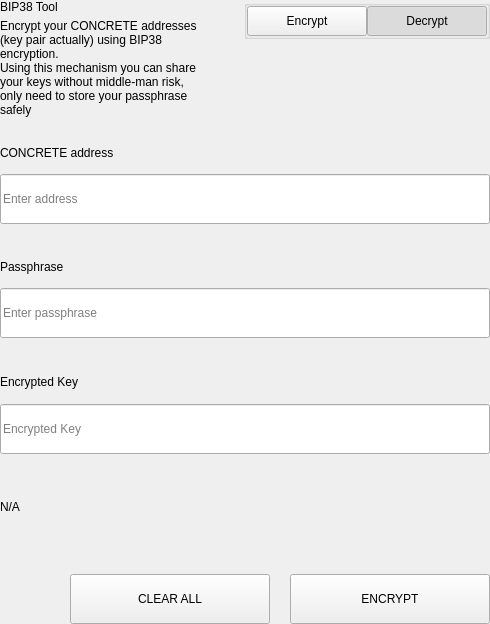
<?xml version="1.0" encoding="UTF-8"?>
<ui version="4.0">
 <class>SettingsBitToolWidget</class>
 <widget class="QWidget" name="SettingsBitToolWidget">
  <property name="geometry">
   <rect>
    <x>0</x>
    <y>0</y>
    <width>490</width>
    <height>624</height>
   </rect>
  </property>
  <property name="windowTitle">
   <string>Form</string>
  </property>
  <layout class="QVBoxLayout" name="verticalLayout">
   <property name="spacing">
    <number>0</number>
   </property>
   <property name="leftMargin">
    <number>0</number>
   </property>
   <property name="topMargin">
    <number>0</number>
   </property>
   <property name="rightMargin">
    <number>0</number>
   </property>
   <property name="bottomMargin">
    <number>0</number>
   </property>
   <item>
    <widget class="QWidget" name="left" native="true">
     <layout class="QVBoxLayout" name="verticalLayout_3">
      <property name="leftMargin">
       <number>0</number>
      </property>
      <property name="topMargin">
       <number>0</number>
      </property>
      <property name="rightMargin">
       <number>0</number>
      </property>
      <property name="bottomMargin">
       <number>0</number>
      </property>
      <item>
       <layout class="QVBoxLayout" name="verticalLayout_2">
        <property name="spacing">
         <number>0</number>
        </property>
        <item>
         <layout class="QHBoxLayout" name="horizontalLayout_3" stretch="3,1">
          <property name="spacing">
           <number>40</number>
          </property>
          <item>
           <layout class="QVBoxLayout" name="verticalLayoutTitle">
            <property name="spacing">
             <number>5</number>
            </property>
            <item>
             <widget class="QLabel" name="labelTitle">
              <property name="text">
               <string>BIP38 Tool</string>
              </property>
             </widget>
            </item>
            <item>
             <widget class="QLabel" name="labelSubtitle1">
              <property name="text">
               <string>Encrypt your CONCRETE addresses (key pair actually) using BIP38 encryption.
Using this mechanism you can share your keys without middle-man risk, only need to store your passphrase safely</string>
              </property>
              <property name="wordWrap">
               <bool>true</bool>
              </property>
             </widget>
            </item>
           </layout>
          </item>
          <item alignment="Qt::AlignTop">
           <widget class="QGroupBox" name="groupBox">
            <property name="title">
             <string/>
            </property>
            <property name="alignment">
             <set>Qt::AlignLeading|Qt::AlignLeft|Qt::AlignTop</set>
            </property>
            <layout class="QHBoxLayout" name="horizontalLayout_4">
             <property name="spacing">
              <number>0</number>
             </property>
             <property name="leftMargin">
              <number>0</number>
             </property>
             <property name="topMargin">
              <number>0</number>
             </property>
             <property name="rightMargin">
              <number>0</number>
             </property>
             <property name="bottomMargin">
              <number>0</number>
             </property>
             <item>
              <spacer name="horizontalSpacer">
               <property name="orientation">
                <enum>Qt::Horizontal</enum>
               </property>
               <property name="sizeHint" stdset="0">
                <size>
                 <width>40</width>
                 <height>20</height>
                </size>
               </property>
              </spacer>
             </item>
             <item>
              <widget class="QPushButton" name="pushLeft">
               <property name="minimumSize">
                <size>
                 <width>120</width>
                 <height>30</height>
                </size>
               </property>
               <property name="maximumSize">
                <size>
                 <width>120</width>
                 <height>30</height>
                </size>
               </property>
               <property name="focusPolicy">
                <enum>Qt::NoFocus</enum>
               </property>
               <property name="text">
                <string>Encrypt</string>
               </property>
               <property name="checkable">
                <bool>true</bool>
               </property>
               <property name="autoExclusive">
                <bool>true</bool>
               </property>
              </widget>
             </item>
             <item>
              <widget class="QPushButton" name="pushRight">
               <property name="minimumSize">
                <size>
                 <width>120</width>
                 <height>30</height>
                </size>
               </property>
               <property name="maximumSize">
                <size>
                 <width>120</width>
                 <height>30</height>
                </size>
               </property>
               <property name="focusPolicy">
                <enum>Qt::NoFocus</enum>
               </property>
               <property name="text">
                <string>Decrypt</string>
               </property>
               <property name="checkable">
                <bool>true</bool>
               </property>
               <property name="checked">
                <bool>true</bool>
               </property>
               <property name="autoExclusive">
                <bool>true</bool>
               </property>
              </widget>
             </item>
            </layout>
           </widget>
          </item>
         </layout>
        </item>
        <item>
         <widget class="QStackedWidget" name="stackedWidget">
          <property name="currentIndex">
           <number>1</number>
          </property>
          <widget class="QWidget" name="pageDecrypt">
           <layout class="QVBoxLayout" name="verticalLayout_5">
            <property name="spacing">
             <number>0</number>
            </property>
            <property name="leftMargin">
             <number>0</number>
            </property>
            <property name="topMargin">
             <number>0</number>
            </property>
            <property name="rightMargin">
             <number>0</number>
            </property>
            <property name="bottomMargin">
             <number>0</number>
            </property>
            <item>
             <widget class="QWidget" name="widget" native="true">
              <property name="minimumSize">
               <size>
                <width>0</width>
                <height>100</height>
               </size>
              </property>
              <layout class="QVBoxLayout" name="verticalLayout_4">
               <property name="spacing">
                <number>0</number>
               </property>
               <property name="leftMargin">
                <number>0</number>
               </property>
               <property name="topMargin">
                <number>0</number>
               </property>
               <property name="rightMargin">
                <number>0</number>
               </property>
               <property name="bottomMargin">
                <number>0</number>
               </property>
               <item>
                <spacer name="verticalSpacer_2">
                 <property name="orientation">
                  <enum>Qt::Vertical</enum>
                 </property>
                 <property name="sizeType">
                  <enum>QSizePolicy::Fixed</enum>
                 </property>
                 <property name="sizeHint" stdset="0">
                  <size>
                   <width>20</width>
                   <height>20</height>
                  </size>
                 </property>
                </spacer>
               </item>
               <item>
                <layout class="QHBoxLayout" name="horizontalLayout_6" stretch="2">
                 <property name="spacing">
                  <number>0</number>
                 </property>
                 <item>
                  <layout class="QVBoxLayout" name="verticalLayout_7">
                   <property name="spacing">
                    <number>9</number>
                   </property>
                   <item>
                    <widget class="QLabel" name="labelSubtitleKey">
                     <property name="minimumSize">
                      <size>
                       <width>0</width>
                       <height>20</height>
                      </size>
                     </property>
                     <property name="maximumSize">
                      <size>
                       <width>16777215</width>
                       <height>20</height>
                      </size>
                     </property>
                     <property name="text">
                      <string>Encrypted key</string>
                     </property>
                    </widget>
                   </item>
                   <item>
                    <widget class="QLineEdit" name="lineEditKey">
                     <property name="minimumSize">
                      <size>
                       <width>0</width>
                       <height>50</height>
                      </size>
                     </property>
                     <property name="maximumSize">
                      <size>
                       <width>16777215</width>
                       <height>50</height>
                      </size>
                     </property>
                     <property name="placeholderText">
                      <string>Enter a encrypted key</string>
                     </property>
                    </widget>
                   </item>
                  </layout>
                 </item>
                </layout>
               </item>
               <item>
                <spacer name="verticalSpacer_3">
                 <property name="orientation">
                  <enum>Qt::Vertical</enum>
                 </property>
                 <property name="sizeType">
                  <enum>QSizePolicy::Fixed</enum>
                 </property>
                 <property name="sizeHint" stdset="0">
                  <size>
                   <width>20</width>
                   <height>20</height>
                  </size>
                 </property>
                </spacer>
               </item>
               <item>
                <layout class="QVBoxLayout" name="verticalLayout_9">
                 <property name="spacing">
                  <number>9</number>
                 </property>
                 <item>
                  <widget class="QLabel" name="labelSubtitlePassphrase">
                   <property name="maximumSize">
                    <size>
                     <width>16777215</width>
                     <height>20</height>
                    </size>
                   </property>
                   <property name="text">
                    <string>Passphrase</string>
                   </property>
                  </widget>
                 </item>
                 <item>
                  <widget class="QLineEdit" name="lineEditPassphrase">
                   <property name="minimumSize">
                    <size>
                     <width>0</width>
                     <height>50</height>
                    </size>
                   </property>
                   <property name="maximumSize">
                    <size>
                     <width>16777215</width>
                     <height>50</height>
                    </size>
                   </property>
                   <property name="placeholderText">
                    <string>Enter a passphrase</string>
                   </property>
                  </widget>
                 </item>
                </layout>
               </item>
               <item>
                <spacer name="verticalSpacer_4">
                 <property name="orientation">
                  <enum>Qt::Vertical</enum>
                 </property>
                 <property name="sizeType">
                  <enum>QSizePolicy::Fixed</enum>
                 </property>
                 <property name="sizeHint" stdset="0">
                  <size>
                   <width>20</width>
                   <height>20</height>
                  </size>
                 </property>
                </spacer>
               </item>
               <item>
                <widget class="QWidget" name="widget_3" native="true">
                 <property name="sizePolicy">
                  <sizepolicy hsizetype="Preferred" vsizetype="Fixed">
                   <horstretch>0</horstretch>
                   <verstretch>0</verstretch>
                  </sizepolicy>
                 </property>
                 <layout class="QVBoxLayout" name="verticalLayout_10">
                  <property name="spacing">
                   <number>9</number>
                  </property>
                  <property name="leftMargin">
                   <number>0</number>
                  </property>
                  <property name="topMargin">
                   <number>0</number>
                  </property>
                  <property name="rightMargin">
                   <number>0</number>
                  </property>
                  <property name="bottomMargin">
                   <number>0</number>
                  </property>
                  <item>
                   <widget class="QLabel" name="labelSubtitleDecryptResult">
                    <property name="minimumSize">
                     <size>
                      <width>0</width>
                      <height>20</height>
                     </size>
                    </property>
                    <property name="maximumSize">
                     <size>
                      <width>16777215</width>
                      <height>20</height>
                     </size>
                    </property>
                    <property name="text">
                     <string>Decrypted address result</string>
                    </property>
                   </widget>
                  </item>
                  <item>
                   <widget class="QWidget" name="widget_4" native="true">
                    <layout class="QHBoxLayout" name="horizontalLayout" stretch="6,0,1">
                     <property name="spacing">
                      <number>0</number>
                     </property>
                     <property name="leftMargin">
                      <number>0</number>
                     </property>
                     <property name="topMargin">
                      <number>0</number>
                     </property>
                     <property name="rightMargin">
                      <number>0</number>
                     </property>
                     <property name="bottomMargin">
                      <number>0</number>
                     </property>
                     <item alignment="Qt::AlignVCenter">
                      <widget class="QLineEdit" name="lineEditDecryptResult">
                       <property name="minimumSize">
                        <size>
                         <width>0</width>
                         <height>50</height>
                        </size>
                       </property>
                       <property name="maximumSize">
                        <size>
                         <width>16777215</width>
                         <height>50</height>
                        </size>
                       </property>
                       <property name="placeholderText">
                        <string>Decrypted Address</string>
                       </property>
                      </widget>
                     </item>
                     <item>
                      <spacer name="horizontalSpacer_4">
                       <property name="orientation">
                        <enum>Qt::Horizontal</enum>
                       </property>
                       <property name="sizeType">
                        <enum>QSizePolicy::Fixed</enum>
                       </property>
                       <property name="sizeHint" stdset="0">
                        <size>
                         <width>20</width>
                         <height>50</height>
                        </size>
                       </property>
                      </spacer>
                     </item>
                     <item>
                      <widget class="QPushButton" name="pushButtonImport">
                       <property name="minimumSize">
                        <size>
                         <width>140</width>
                         <height>40</height>
                        </size>
                       </property>
                       <property name="text">
                        <string>Import Address</string>
                       </property>
                      </widget>
                     </item>
                    </layout>
                   </widget>
                  </item>
                 </layout>
                </widget>
               </item>
               <item>
                <widget class="QLabel" name="statusLabel_DEC">
                 <property name="maximumSize">
                  <size>
                   <width>16777215</width>
                   <height>40</height>
                  </size>
                 </property>
                 <property name="text">
                  <string/>
                 </property>
                </widget>
               </item>
               <item>
                <spacer name="verticalSpacer">
                 <property name="orientation">
                  <enum>Qt::Vertical</enum>
                 </property>
                 <property name="sizeType">
                  <enum>QSizePolicy::Preferred</enum>
                 </property>
                 <property name="sizeHint" stdset="0">
                  <size>
                   <width>20</width>
                   <height>20</height>
                  </size>
                 </property>
                </spacer>
               </item>
               <item>
                <layout class="QHBoxLayout" name="horizontalLayout_7">
                 <property name="spacing">
                  <number>0</number>
                 </property>
                 <item>
                  <spacer name="horizontalSpacer_5">
                   <property name="orientation">
                    <enum>Qt::Horizontal</enum>
                   </property>
                   <property name="sizeType">
                    <enum>QSizePolicy::Expanding</enum>
                   </property>
                   <property name="sizeHint" stdset="0">
                    <size>
                     <width>40</width>
                     <height>20</height>
                    </size>
                   </property>
                  </spacer>
                 </item>
                 <item>
                  <widget class="QPushButton" name="pushButtonDecryptClear">
                   <property name="minimumSize">
                    <size>
                     <width>200</width>
                     <height>50</height>
                    </size>
                   </property>
                   <property name="maximumSize">
                    <size>
                     <width>200</width>
                     <height>50</height>
                    </size>
                   </property>
                   <property name="text">
                    <string>CLEAR</string>
                   </property>
                  </widget>
                 </item>
                 <item>
                  <spacer name="horizontalSpacer_3">
                   <property name="orientation">
                    <enum>Qt::Horizontal</enum>
                   </property>
                   <property name="sizeType">
                    <enum>QSizePolicy::Fixed</enum>
                   </property>
                   <property name="sizeHint" stdset="0">
                    <size>
                     <width>20</width>
                     <height>20</height>
                    </size>
                   </property>
                  </spacer>
                 </item>
                 <item>
                  <widget class="QPushButton" name="pushButtonDecrypt">
                   <property name="minimumSize">
                    <size>
                     <width>200</width>
                     <height>50</height>
                    </size>
                   </property>
                   <property name="maximumSize">
                    <size>
                     <width>200</width>
                     <height>50</height>
                    </size>
                   </property>
                   <property name="text">
                    <string>DECRYPT KEY</string>
                   </property>
                  </widget>
                 </item>
                </layout>
               </item>
              </layout>
             </widget>
            </item>
           </layout>
          </widget>
          <widget class="QWidget" name="pageEncrypt">
           <layout class="QVBoxLayout" name="verticalLayout_11">
            <property name="spacing">
             <number>0</number>
            </property>
            <property name="leftMargin">
             <number>0</number>
            </property>
            <property name="topMargin">
             <number>0</number>
            </property>
            <property name="rightMargin">
             <number>0</number>
            </property>
            <property name="bottomMargin">
             <number>0</number>
            </property>
            <item>
             <spacer name="verticalSpacer_8">
              <property name="orientation">
               <enum>Qt::Vertical</enum>
              </property>
              <property name="sizeType">
               <enum>QSizePolicy::Fixed</enum>
              </property>
              <property name="sizeHint" stdset="0">
               <size>
                <width>20</width>
                <height>20</height>
               </size>
              </property>
             </spacer>
            </item>
            <item>
             <widget class="QWidget" name="containerAddressEnc" native="true">
              <layout class="QVBoxLayout" name="containerAddressEncLayout">
               <property name="spacing">
                <number>5</number>
               </property>
               <property name="leftMargin">
                <number>0</number>
               </property>
               <property name="topMargin">
                <number>0</number>
               </property>
               <property name="rightMargin">
                <number>0</number>
               </property>
               <property name="bottomMargin">
                <number>0</number>
               </property>
               <item>
                <widget class="QLabel" name="labelSubtitleAddress">
                 <property name="minimumSize">
                  <size>
                   <width>0</width>
                   <height>20</height>
                  </size>
                 </property>
                 <property name="maximumSize">
                  <size>
                   <width>16777215</width>
                   <height>20</height>
                  </size>
                 </property>
                 <property name="text">
                  <string>CONCRETE address</string>
                 </property>
                </widget>
               </item>
               <item>
                <widget class="QLineEdit" name="addressIn_ENC">
                 <property name="minimumSize">
                  <size>
                   <width>0</width>
                   <height>50</height>
                  </size>
                 </property>
                 <property name="placeholderText">
                  <string>Enter address</string>
                 </property>
                </widget>
               </item>
              </layout>
             </widget>
            </item>
            <item>
             <spacer name="verticalSpacer_6">
              <property name="orientation">
               <enum>Qt::Vertical</enum>
              </property>
              <property name="sizeType">
               <enum>QSizePolicy::Fixed</enum>
              </property>
              <property name="sizeHint" stdset="0">
               <size>
                <width>20</width>
                <height>20</height>
               </size>
              </property>
             </spacer>
            </item>
            <item>
             <widget class="QWidget" name="containerAddress" native="true">
              <layout class="QHBoxLayout" name="horizontalLayout_9" stretch="2">
               <property name="spacing">
                <number>0</number>
               </property>
               <property name="leftMargin">
                <number>0</number>
               </property>
               <property name="topMargin">
                <number>0</number>
               </property>
               <property name="rightMargin">
                <number>0</number>
               </property>
               <property name="bottomMargin">
                <number>0</number>
               </property>
               <item>
                <layout class="QVBoxLayout" name="verticalLayout_8">
                 <property name="spacing">
                  <number>5</number>
                 </property>
                 <item>
                  <widget class="QLabel" name="labelSubtitleMessage">
                   <property name="minimumSize">
                    <size>
                     <width>0</width>
                     <height>20</height>
                    </size>
                   </property>
                   <property name="maximumSize">
                    <size>
                     <width>16777215</width>
                     <height>20</height>
                    </size>
                   </property>
                   <property name="text">
                    <string>Passphrase</string>
                   </property>
                  </widget>
                 </item>
                 <item>
                  <widget class="QLineEdit" name="passphraseIn_ENC">
                   <property name="minimumSize">
                    <size>
                     <width>0</width>
                     <height>50</height>
                    </size>
                   </property>
                   <property name="maximumSize">
                    <size>
                     <width>16777215</width>
                     <height>50</height>
                    </size>
                   </property>
                   <property name="placeholderText">
                    <string>Enter passphrase</string>
                   </property>
                  </widget>
                 </item>
                </layout>
               </item>
              </layout>
             </widget>
            </item>
            <item>
             <spacer name="verticalSpacer_7">
              <property name="orientation">
               <enum>Qt::Vertical</enum>
              </property>
              <property name="sizeType">
               <enum>QSizePolicy::Fixed</enum>
              </property>
              <property name="sizeHint" stdset="0">
               <size>
                <width>20</width>
                <height>20</height>
               </size>
              </property>
             </spacer>
            </item>
            <item>
             <widget class="QWidget" name="widget_2" native="true">
              <property name="minimumSize">
               <size>
                <width>0</width>
                <height>75</height>
               </size>
              </property>
              <property name="maximumSize">
               <size>
                <width>16777215</width>
                <height>16777215</height>
               </size>
              </property>
              <layout class="QVBoxLayout" name="verticalLayout_6">
               <property name="leftMargin">
                <number>0</number>
               </property>
               <property name="topMargin">
                <number>0</number>
               </property>
               <property name="rightMargin">
                <number>0</number>
               </property>
               <property name="bottomMargin">
                <number>0</number>
               </property>
               <item>
                <widget class="QLabel" name="labelSubtitleEncryptedKey">
                 <property name="minimumSize">
                  <size>
                   <width>0</width>
                   <height>20</height>
                  </size>
                 </property>
                 <property name="maximumSize">
                  <size>
                   <width>16777215</width>
                   <height>20</height>
                  </size>
                 </property>
                 <property name="text">
                  <string>Encrypted Key</string>
                 </property>
                </widget>
               </item>
               <item>
                <widget class="QLineEdit" name="encryptedKeyOut_ENC">
                 <property name="minimumSize">
                  <size>
                   <width>0</width>
                   <height>50</height>
                  </size>
                 </property>
                 <property name="placeholderText">
                  <string>Encrypted Key</string>
                 </property>
                </widget>
               </item>
              </layout>
             </widget>
            </item>
            <item>
             <widget class="QLabel" name="statusLabel_ENC">
              <property name="text">
               <string notr="true">N/A</string>
              </property>
             </widget>
            </item>
            <item>
             <spacer name="verticalSpacer_5">
              <property name="orientation">
               <enum>Qt::Vertical</enum>
              </property>
              <property name="sizeType">
               <enum>QSizePolicy::Fixed</enum>
              </property>
              <property name="sizeHint" stdset="0">
               <size>
                <width>20</width>
                <height>20</height>
               </size>
              </property>
             </spacer>
            </item>
            <item>
             <layout class="QHBoxLayout" name="horizontalLayout_8">
              <property name="spacing">
               <number>0</number>
              </property>
              <item>
               <spacer name="horizontalSpacer_6">
                <property name="orientation">
                 <enum>Qt::Horizontal</enum>
                </property>
                <property name="sizeType">
                 <enum>QSizePolicy::Expanding</enum>
                </property>
                <property name="sizeHint" stdset="0">
                 <size>
                  <width>40</width>
                  <height>20</height>
                 </size>
                </property>
               </spacer>
              </item>
              <item>
               <widget class="QPushButton" name="pushButtonClear">
                <property name="minimumSize">
                 <size>
                  <width>200</width>
                  <height>50</height>
                 </size>
                </property>
                <property name="focusPolicy">
                 <enum>Qt::NoFocus</enum>
                </property>
                <property name="text">
                 <string>CLEAR ALL</string>
                </property>
               </widget>
              </item>
              <item>
               <spacer name="horizontalSpacer_2">
                <property name="orientation">
                 <enum>Qt::Horizontal</enum>
                </property>
                <property name="sizeType">
                 <enum>QSizePolicy::Fixed</enum>
                </property>
                <property name="sizeHint" stdset="0">
                 <size>
                  <width>20</width>
                  <height>20</height>
                 </size>
                </property>
               </spacer>
              </item>
              <item>
               <widget class="QPushButton" name="pushButtonEncrypt">
                <property name="minimumSize">
                 <size>
                  <width>200</width>
                  <height>50</height>
                 </size>
                </property>
                <property name="maximumSize">
                 <size>
                  <width>200</width>
                  <height>50</height>
                 </size>
                </property>
                <property name="focusPolicy">
                 <enum>Qt::NoFocus</enum>
                </property>
                <property name="text">
                 <string>ENCRYPT</string>
                </property>
               </widget>
              </item>
             </layout>
            </item>
           </layout>
          </widget>
         </widget>
        </item>
       </layout>
      </item>
     </layout>
    </widget>
   </item>
  </layout>
 </widget>
 <resources/>
 <connections/>
</ui>
